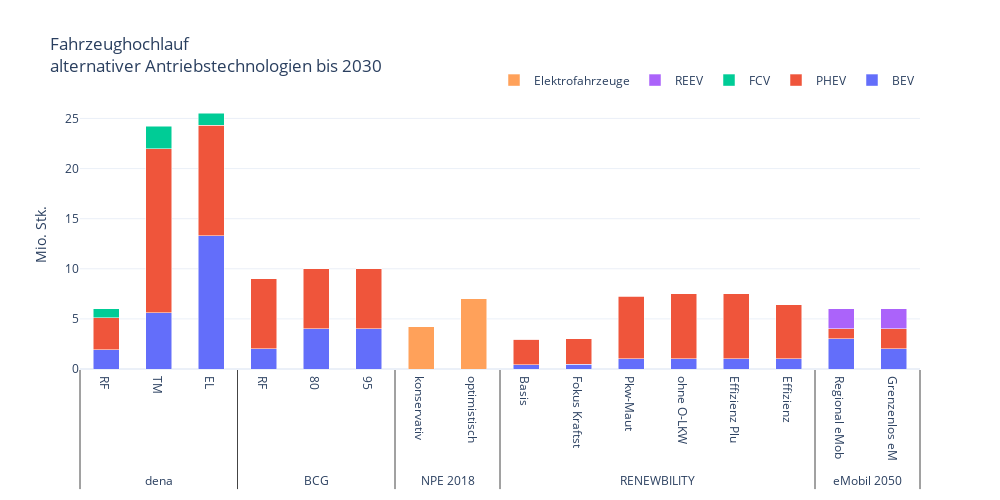

Notebook code for this chart:
### Code cell
import pandas as pd
import plotly.graph_objects as go

df_RampUp_2030 = pd.read_excel('/Users/kalyan/Documents/Kalyan-Research/EPU-Inv/epu-rawdata/epu_index/RampUp.xlsx', 
                               index_col=[0,1])

# define xlabels
xlabels = [list(df_RampUp_2030.index.get_level_values(0)),
           list(df_RampUp_2030.index.get_level_values(1)),
           df_RampUp_2030.index]

fig = go.Figure()

# create traces
for idx, tech in enumerate(df_RampUp_2030.columns):
    fig.add_trace(
        go.Bar(
            y=df_RampUp_2030[tech],
            x=xlabels,
            name=tech,
            showlegend=True,
            width=0.5,
        )
    )

# specify layout
fig.update_layout(
    autosize=False,
    width=1000,
    height=500,
    yaxis=dict(
        titlefont_size=16,
        tickfont_size=12,
        title="Mio. Stk.",
        showspikes=True),
    xaxis=dict(
        titlefont_size=16,
        tickfont_size=12),
    title_text='Fahrzeughochlauf<br>alternativer Antriebstechnologien bis 2030',
    template='plotly_white',
    barmode='stack',
)

fig.update_layout(legend=dict(
    orientation="h",
    yanchor="bottom",
    y=1.02,
    xanchor="right",
    x=1
))

fig.show()

### Figure 1 — Plotly figure (JSON) as saved in the notebook; plotly's stock layout.template omitted (floating-point values rounded to 4 significant figures)
{"data": [{"name": "BEV", "showlegend": true, "type": "bar", "width": 0.5, "x": [["dena", "dena", "dena", "BCG", "BCG", "BCG", "NPE 2018", "NPE 2018", "RENEWBILITY", "RENEWBILITY", "RENEWBILITY", "RENEWBILITY", "RENEWBILITY", "RENEWBILITY", "eMobil 2050", "eMobil 2050"], ["RF", "TM", "EL", "RF", 80, 95, "konservativ", "optimistisch", "Basis", "Fokus Kraftst", "Pkw-Maut", "ohne O-LKW", "Effizienz Plu", "Effizienz", "Regional eMob", "Grenzenlos eM"], [["dena", "RF"], ["dena", "TM"], ["dena", "EL"], ["BCG", "RF"], ["BCG", 80], ["BCG", 95], ["NPE 2018", "konservativ"], ["NPE 2018", "optimistisch"], ["RENEWBILITY", "Basis"], ["RENEWBILITY", "Fokus Kraftst"], ["RENEWBILITY", "Pkw-Maut"], ["RENEWBILITY", "ohne O-LKW"], ["RENEWBILITY", "Effizienz Plu"], ["RENEWBILITY", "Effizienz"], ["eMobil 2050", "Regional eMob"], ["eMobil 2050", "Grenzenlos eM"]]], "y": [1.9, 5.6, 13.3, 2, 4, 4, null, null, 0.449, 0.456, 1.004, 1.037, 1.037, 1.001, 3, 2]}, {"name": "PHEV", "showlegend": true, "type": "bar", "width": 0.5, "x": [["dena", "dena", "dena", "BCG", "BCG", "BCG", "NPE 2018", "NPE 2018", "RENEWBILITY", "RENEWBILITY", "RENEWBILITY", "RENEWBILITY", "RENEWBILITY", "RENEWBILITY", "eMobil 2050", "eMobil 2050"], ["RF", "TM", "EL", "RF", 80, 95, "konservativ", "optimistisch", "Basis", "Fokus Kraftst", "Pkw-Maut", "ohne O-LKW", "Effizienz Plu", "Effizienz", "Regional eMob", "Grenzenlos eM"], [["dena", "RF"], ["dena", "TM"], ["dena", "EL"], ["BCG", "RF"], ["BCG", 80], ["BCG", 95], ["NPE 2018", "konservativ"], ["NPE 2018", "optimistisch"], ["RENEWBILITY", "Basis"], ["RENEWBILITY", "Fokus Kraftst"], ["RENEWBILITY", "Pkw-Maut"], ["RENEWBILITY", "ohne O-LKW"], ["RENEWBILITY", "Effizienz Plu"], ["RENEWBILITY", "Effizienz"], ["eMobil 2050", "Regional eMob"], ["eMobil 2050", "Grenzenlos eM"]]], "y": [3.2, 16.4, 11, 7, 6, 6, null, null, 2.513, 2.55, 6.277, 6.485, 6.485, 5.387, 1, 2]}, {"name": "FCV", "showlegend": true, "type": "bar", "width": 0.5, "x": [["dena", "dena", "dena", "BCG", "BCG", "BCG", "NPE 2018", "NPE 2018", "RENEWBILITY", "RENEWBILITY", "RENEWBILITY", "RENEWBILITY", "RENEWBILITY", "RENEWBILITY", "eMobil 2050", "eMobil 2050"], ["RF", "TM", "EL", "RF", 80, 95, "konservativ", "optimistisch", "Basis", "Fokus Kraftst", "Pkw-Maut", "ohne O-LKW", "Effizienz Plu", "Effizienz", "Regional eMob", "Grenzenlos eM"], [["dena", "RF"], ["dena", "TM"], ["dena", "EL"], ["BCG", "RF"], ["BCG", 80], ["BCG", 95], ["NPE 2018", "konservativ"], ["NPE 2018", "optimistisch"], ["RENEWBILITY", "Basis"], ["RENEWBILITY", "Fokus Kraftst"], ["RENEWBILITY", "Pkw-Maut"], ["RENEWBILITY", "ohne O-LKW"], ["RENEWBILITY", "Effizienz Plu"], ["RENEWBILITY", "Effizienz"], ["eMobil 2050", "Regional eMob"], ["eMobil 2050", "Grenzenlos eM"]]], "y": [0.9, 2.2, 1.2, 0, 0, 0, null, null, 0.004, 0, 0.007, 0, 0.008, 0.008, null, null]}, {"name": "REEV", "showlegend": true, "type": "bar", "width": 0.5, "x": [["dena", "dena", "dena", "BCG", "BCG", "BCG", "NPE 2018", "NPE 2018", "RENEWBILITY", "RENEWBILITY", "RENEWBILITY", "RENEWBILITY", "RENEWBILITY", "RENEWBILITY", "eMobil 2050", "eMobil 2050"], ["RF", "TM", "EL", "RF", 80, 95, "konservativ", "optimistisch", "Basis", "Fokus Kraftst", "Pkw-Maut", "ohne O-LKW", "Effizienz Plu", "Effizienz", "Regional eMob", "Grenzenlos eM"], [["dena", "RF"], ["dena", "TM"], ["dena", "EL"], ["BCG", "RF"], ["BCG", 80], ["BCG", 95], ["NPE 2018", "konservativ"], ["NPE 2018", "optimistisch"], ["RENEWBILITY", "Basis"], ["RENEWBILITY", "Fokus Kraftst"], ["RENEWBILITY", "Pkw-Maut"], ["RENEWBILITY", "ohne O-LKW"], ["RENEWBILITY", "Effizienz Plu"], ["RENEWBILITY", "Effizienz"], ["eMobil 2050", "Regional eMob"], ["eMobil 2050", "Grenzenlos eM"]]], "y": [null, null, null, null, null, null, null, null, null, null, null, null, null, null, 2, 2]}, {"name": "Elektrofahrzeuge", "showlegend": true, "type": "bar", "width": 0.5, "x": [["dena", "dena", "dena", "BCG", "BCG", "BCG", "NPE 2018", "NPE 2018", "RENEWBILITY", "RENEWBILITY", "RENEWBILITY", "RENEWBILITY", "RENEWBILITY", "RENEWBILITY", "eMobil 2050", "eMobil 2050"], ["RF", "TM", "EL", "RF", 80, 95, "konservativ", "optimistisch", "Basis", "Fokus Kraftst", "Pkw-Maut", "ohne O-LKW", "Effizienz Plu", "Effizienz", "Regional eMob", "Grenzenlos eM"], [["dena", "RF"], ["dena", "TM"], ["dena", "EL"], ["BCG", "RF"], ["BCG", 80], ["BCG", 95], ["NPE 2018", "konservativ"], ["NPE 2018", "optimistisch"], ["RENEWBILITY", "Basis"], ["RENEWBILITY", "Fokus Kraftst"], ["RENEWBILITY", "Pkw-Maut"], ["RENEWBILITY", "ohne O-LKW"], ["RENEWBILITY", "Effizienz Plu"], ["RENEWBILITY", "Effizienz"], ["eMobil 2050", "Regional eMob"], ["eMobil 2050", "Grenzenlos eM"]]], "y": [null, null, null, null, null, null, 4.2, 7, null, null, null, null, null, null, null, null]}], "layout": {"autosize": false, "barmode": "stack", "height": 500, "legend": {"orientation": "h", "x": 1, "xanchor": "right", "y": 1.02, "yanchor": "bottom"}, "title": {"text": "Fahrzeughochlauf<br>alternativer Antriebstechnologien bis 2030"}, "width": 1000, "xaxis": {"tickfont": {"size": 12}, "title": {"font": {"size": 16}}}, "yaxis": {"showspikes": true, "tickfont": {"size": 12}, "title": {"text": "Mio. Stk."}}}}
